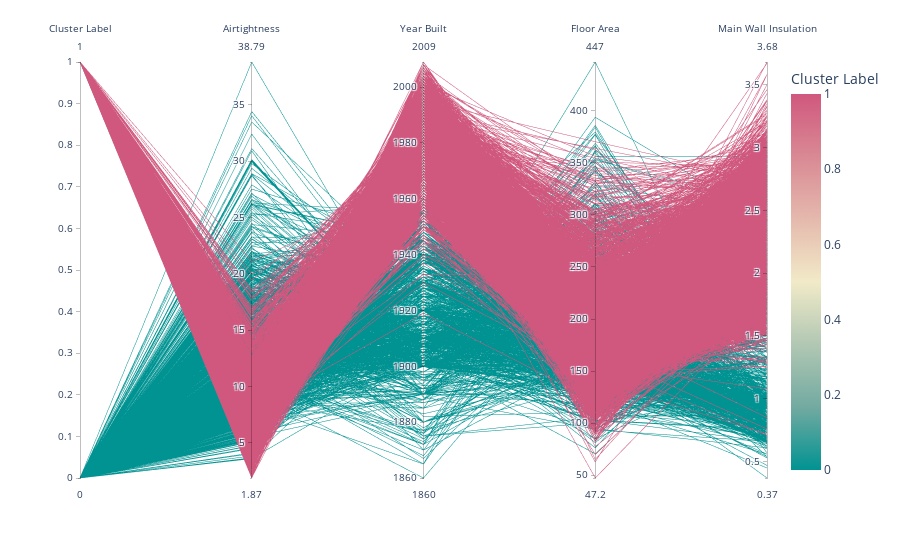

The notebook cell saved with this chart:
### Markdown cell above
The resuting clusters plotted using parallel coordinates colour coded by cluster label help to comprehend the distribution of each cluster and how distict the clusters is.

### Code cell
fig = px.parallel_coordinates(clusters, color="Cluster Label", 
                             color_continuous_scale=px.colors.diverging.Tealrose)
fig.show()

### Figure 1 — Plotly figure (JSON) as saved in the notebook; plotly's stock layout.template omitted (floating-point values rounded to 4 significant figures; data arrays with more than 128 entries replaced by an {"elided": "..."} marker saying what was removed)
{"data": [{"dimensions": [{"label": "Cluster Label", "values": {"elided": "9290 int values"}}, {"label": "Airtightness", "values": {"elided": "9290 float values"}}, {"label": "Year Built", "values": {"elided": "9290 int values"}}, {"label": "Floor Area", "values": {"elided": "9290 float values"}}, {"label": "Main Wall Insulation", "values": {"elided": "9290 float values"}}], "domain": {"x": [0, 1], "y": [0, 1]}, "line": {"color": {"elided": "9290 int values"}, "coloraxis": "coloraxis"}, "name": "", "type": "parcoords"}], "layout": {"coloraxis": {"colorbar": {"title": {"text": "Cluster Label"}}, "colorscale": [[0, "rgb(0, 147, 146)"], [0.1667, "rgb(114, 170, 161)"], [0.3333, "rgb(177, 199, 179)"], [0.5, "rgb(241, 234, 200)"], [0.6667, "rgb(229, 185, 173)"], [0.8333, "rgb(217, 137, 148)"], [1, "rgb(208, 88, 126)"]]}, "legend": {"tracegroupgap": 0}, "margin": {"t": 60}}}
